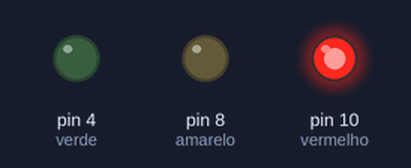
Bench run of a sketch on a simulated Arduino Uno, built with avr-gcc and run on an emulated ATmega328P. Parts: output pins drawn as LEDs (lit = HIGH).

Above: at 1.5 s.
At 4.5 s:
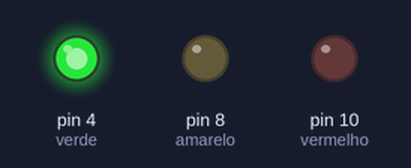
At 7.5 s:
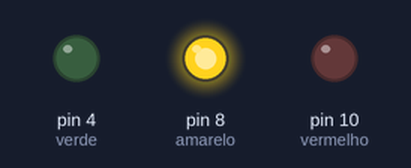
Timing chart, 0 to 11.7 s (numbered marks = the images above):
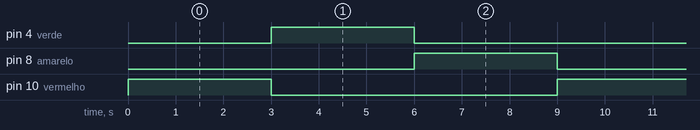

Measured:
- by itself, pin 4 (verde), pin 8 (amarelo), pin 10 (vermelho): alternates HIGH for 3.0 s and LOW for 6.0 s
- by itself, everything shown: repeats every 9.0 s, in 3 steps

The sketch:

exemplo6-5.ino
```cpp
#define vermelho 10
#define amarelo 8
#define verde 4

void setup() {
    pinMode(vermelho, OUTPUT);
    pinMode(amarelo, OUTPUT);
    pinMode(verde, OUTPUT);
}

void loop() {
    semaforo(0, 1, 0);
    delay(3000);
    semaforo(1, 0, 0);
    delay(3000);
    semaforo(0, 0, 1);
    delay(3000);
}

void semaforo(int estadoVerde, int estadoVermelho, int estadoAmarelo) {
    digitalWrite(verde, estadoVerde);
    digitalWrite(vermelho, estadoVermelho);
    digitalWrite(amarelo, estadoAmarelo);
}
```
